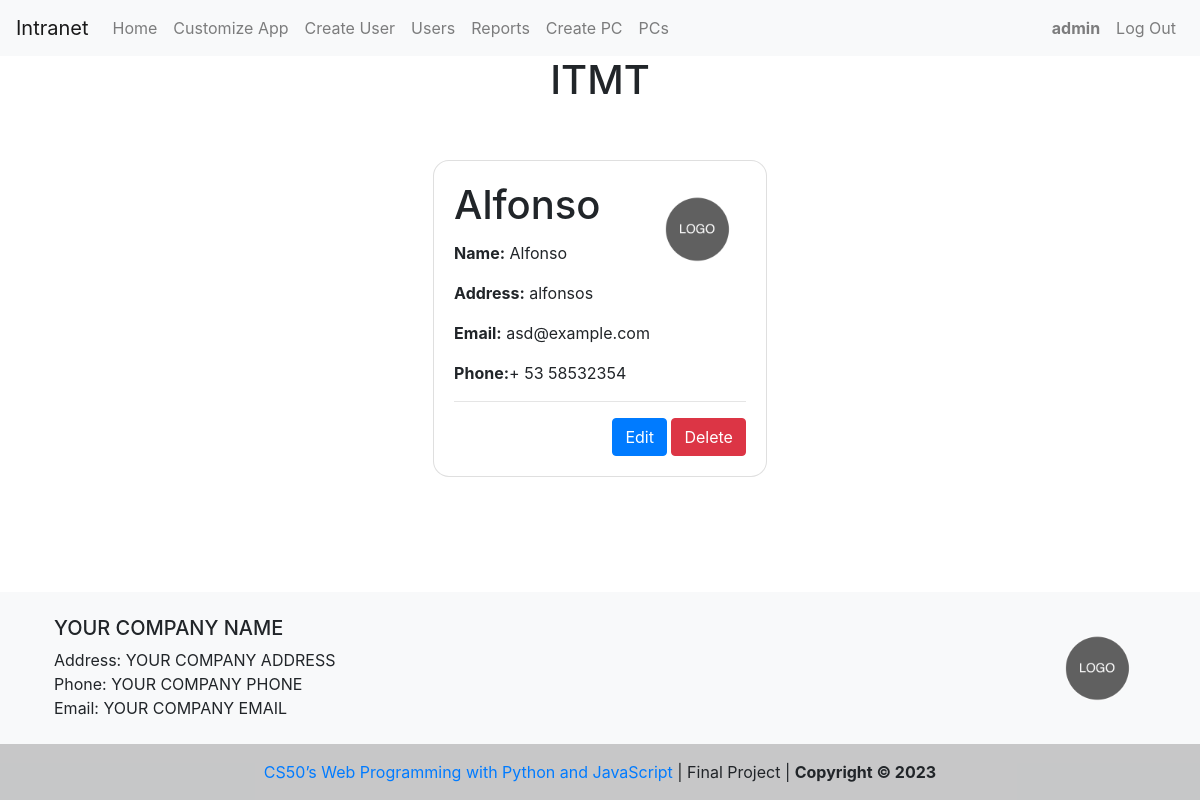
Page /user_profile/Alfonso (signed in) on the committed database.
### capstone/models.py (models this page shows)
class User(AbstractUser):
    pass

class Profile(models.Model):
    user = models.OneToOneField(User, on_delete=models.CASCADE)
    name = models.CharField(max_length=100)
    address = models.CharField(max_length=200)
    email = models.EmailField(default="")
    phone = models.CharField(max_length=30)
    country_code = models.CharField(max_length=10, default="")
    picture = models.ImageField(upload_to="profile_pictures/")

class Footer(models.Model):
    company_name = models.CharField(max_length=255)
    company_address = models.CharField(max_length=255)
    company_phone = models.CharField(max_length=20)
    company_email = models.EmailField(default="")
    company_avatar = models.ImageField(upload_to="company_logo/")

### capstone/views.py (the view)
# urls.py: path("user_profile/<str:username>", views.user_profile, name="user_profile"),
@login_required
def user_profile(request, username):
    profile = Profile.objects.get(user__username=username)
    return render(request, "capstone/user_profile.html", {"profile": profile})

### capstone/context_processors.py (called while the page is built)
def footer_processor(request):
    footer = Footer.objects.first()
    return {
        "company_name": footer.company_name,
        "company_address": footer.company_address,
        "company_phone": footer.company_phone,
        "company_email": footer.company_email,
        "company_avatar": footer.company_avatar,
    }

### capstone/templates/capstone/user_profile.html (shortened to what this page needs)
{% extends "capstone/layout.html" %}
{% block body %}
{% if user.is_authenticated %}
{% if user.username == 'admin' %}
<div class="d-flex justify-content-center">
  <div class="card ml-5 mr-5 br-3 mt-5">
    <div class="card-body">
      <div class="d-flex">
        <div class="flex-grow-1">
          <h1 class="card-title">{{ profile.user.username }}</h1>
          <p class="card-text"><b>Name:</b> {{ profile.name }}</p>
          <p class="card-text"><b>Address:</b> {{ profile.address }}</p>
          <p class="card-text"><b>Email:</b> {{ profile.email }}</p>
          <p class="card-text">
            <b>Phone:</b>+ {{profile.country_code}} {{ profile.phone }}
          </p>
        </div>
        {% if profile.picture %}
        <img
          src="{{ profile.picture.url }}"
          class="rounded-circle"
          alt="Profile picture"
          style="height: 6rem; width: 6rem; object-fit: cover"
        />
        {% else %}
        <img
          src="{{ '/media/company_logo/logo-placeholder-image.png' }}"
          class="rounded-circle"
          alt="Profile picture"
          style="height: 6rem; width: 6rem; object-fit: cover"
        />
        {% endif %}
      </div>
      <hr>
      <div class="float-right ml-auto">
        <form
          class="d-inline-block"
          action="{% url 'edit_user' profile.user.username %}"
          method="get"
        >
          <button class="btn btn-primary" type="submit">Edit</button>
        </form>
        <form
          id="delete-user"
          class=" d-inline-block "
          action="{% url 'delete_user' profile.user.username %}"
          method="post"
        >
          <button class="btn btn-danger" type="submit">Delete</button>
        </form>
      </div>
    </div>
  </div>
</div>
{% endif %}
{% endif %}
{% endblock %}

### capstone/templates/capstone/layout.html (shortened to what this page needs)
{% load static %}
<!DOCTYPE html>
<html lang="en">
  <head>
    <link
      rel="stylesheet"
      href="https://cdn.jsdelivr.net/npm/intl-tel-input@18.1.1/build/css/intlTelInput.css"
    />
    <link
      rel="stylesheet"
      href="https://stackpath.bootstrapcdn.com/bootstrap/4.4.1/css/bootstrap.min.css"
    />
    <link href="{% static 'capstone/styles.css' %}" rel="stylesheet" />
  </head>
  <body>
    <nav class="navbar navbar-expand-lg navbar-light bg-light">
      <a class="navbar-brand" href="{{ company_intranet|default:'#'}}" rel="noopener noreferrer" target="{{ company_intranet|yesno:'blank' }}">Intranet</a>
      <div class="navbar-collapse">
        <ul class="navbar-nav mr-auto">
          {% if user.is_authenticated %}
          <li class="nav-item">
            <a class="nav-link" href="{% url 'index' %}">Home</a>
          </li>
          <li class="nav-item">
            {% if user.username == 'admin' %}
            <a class="nav-link" href="{% url 'customize_app' %}">Customize App</a>
          </li>
          <li class="nav-item">
            <a class="nav-link" href="{% url 'create_user' %}">Create User </a>
          </li>
          <li class="nav-item">
            <a class="nav-link" href="{% url 'users' %}">Users</a>
          </li>
          <li class="nav-item">
            <a class="nav-link" href="{% url 'reports' %}">Reports</a>
          </li>
          <li class="nav-item">
            <a class="nav-link" href="{% url 'create_pc' %}">Create PC</a>
          </li>
          <li class="nav-item">
            <a class="nav-link" href="{% url 'pcs' %}">PCs</a>
          </li>
          {% endif %}
        </ul>
        <ul class="navbar-nav ml-auto">
          <li class="nav-item">
            <a class="nav-link" href="#"
              ><strong>{{ user.username }}</strong></a
            >
          </li>
          <li class="nav-item">
            <a class="nav-link" href="{% url 'logout' %}">Log Out</a>
          </li>
          {% else %}
          <li class="nav-item">
            <a class="nav-link" href="{% url 'login' %}">Log In</a>
          </li>
        </ul>
        {% endif %}
      </div>
    </nav>
    {% if user.is_authenticated %}
    <h1 class="d-flex justify-content-center">ITMT</h1>
    {% endif %}
    <div class="body content">
      {% block body %}
      {% endblock %}
    </div>
  </body>
  {% include 'capstone/footer.html' %}
</html>

### capstone/templates/capstone/footer.html
<footer class="bg-light text-lg-start mt-5">
  <div class="container p-4">
    <div class="row">
      <div class="col-lg-6 col-md-12 mb-4 mb-md-0">
        <h5 class="text-uppercase">{{ company_name }}</h5>
        <div>
          <p class="m-0">Address: {{ company_address }}</p>
          <p class="m-0">Phone: {{ company_phone }}</p>
          <p class="m-0">Email: {{ company_email }}</p>
        </div>
      </div>
      <div
        class="col-lg-6 col-md-12 mb-4 mb-md-0 d-flex justify-content-end align-items-center"
      >
      <img src="{{ company_avatar.url|default:'/media/company_logo/logo-placeholder-image.png'}}" alt="{{company_name}} Logo" class="rounded-circle" style="height: 6rem; width: 6rem; object-fit: cover" />
      </div>
    </div>
  </div>
  <div class="text-center p-3 footer">
    <a href="https://cs50.harvard.edu/web/2020/" class="text-decoration-none" target="blank" rel="noopener noreferrer">CS50’s Web Programming with Python and JavaScript</a> | Final Project |
    <b>Copyright © 2023</b>
  </div>
</footer>

### capstone/static/capstone/styles.css (style rules this page uses)
:root { --border-color: #80bdff; --box-shadow: 0 0 0 0.2rem rgba(0, 123, 255, 0.25); }
body { display: flex; min-height: 100vh; flex-direction: column; }
.content { flex: 1; }
.br-3 { border-radius: 1rem; }
.footer { background-color: rgba(0, 0, 0, 0.2); }

### rows in the picture
User: username "admin"
Profile: user.username "Alfonso", name "Alfonso", address "alfonsos", email "asd@example.com", country_code "53", phone "58532354"
Footer: company_name "YOUR COMPANY NAME", company_address "YOUR COMPANY ADDRESS", company_phone "YOUR COMPANY PHONE", company_email "YOUR COMPANY EMAIL"
